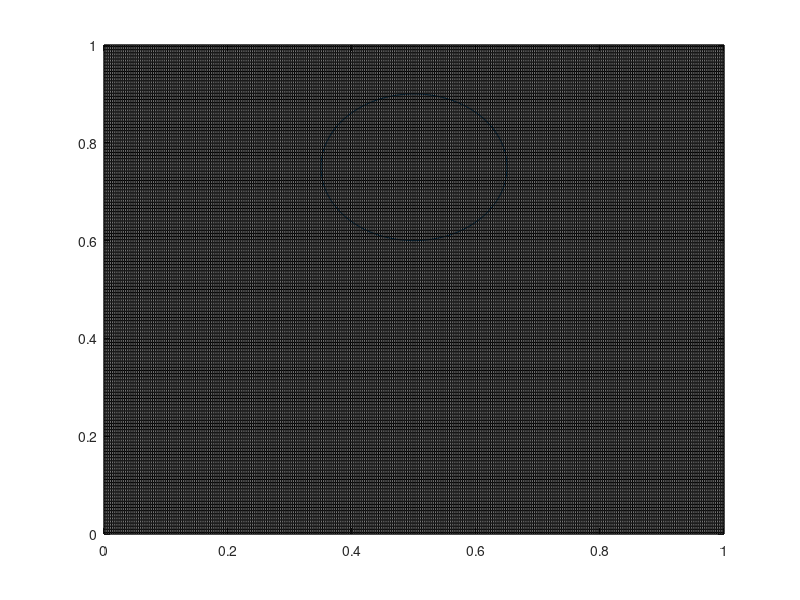

This chart was generated by the following MATLAB code: (Note: this script raises an error after producing the figure.)
clear 
clc

% -------------------------------------------------------------------------
% Interface tracking test
% -------------------------------------------------------------------------


% currently the algorthim fails if the circle falls exactly on the 
% line or corner (try Nx=Ny=11). also for uneven meshes.
Nx =333;
Ny = Nx;
x_pos = 0.5;
y_pos = 0.75;
r = 0.15;
x = linspace(0,1,Nx);
y = linspace(0,1,Ny);
h = y(3) - y(2);
[X,Y] = meshgrid(x,y);

%% circle stuff
cir_dis = 0:pi/100:2*pi; %decrease step size for more exact circle plot
xcir = 0.15 * cos(cir_dis) + 0.5;
ycir = 0.15 * sin(cir_dis) + 0.75;
plot(xcir,ycir)
hold on
for i = 1:Nx
    plot(ones(1,length(x))*x(i),y,'k','Linewidth',0.25)
    plot(x,ones(1,length(y))*y(i),'k','Linewidth',0.25)
end

[C,cir_xloc_x,cir_yloc_y,cir_xloc_y,cir_yloc_x] = ...
        circle_init(x,y,h,x_pos,y_pos,r);

%% for the reconstruct function

% test C values (page 96)
C = [0,0.02,0.1;0.2,0.8,1;0.7,1,1];
% corresponding test x , y and h values
x = linspace(0,1,3);
y = x;
h = x(2)-x(1);
% Calculation of x and y components of normal vector
[mx,my] = youngsFD(h,x,y,C);

tol = 1e-5;
max_it = 1000; 
err = 1;
num_it=0;
alpha_guess=1;
mx = mx(2,2);
my=my(2,2);
C = C(2,2);
while abs(err) > tol && num_it <= max_it

alpha = Alpha(mx,my,h,alpha_guess,C);

err1 = abs(alpha - alpha_guess);
% alpha_guess1 = alpha_guess;
alpha1 = alpha;
alpha_guess = alpha_guess *1.01;

alpha = Alpha(mx,my,h,alpha_guess,C);

err2 = abs(alpha - alpha_guess);
alpha2 = alpha;
% alpha_guess2 = alpha_guess;

alpha_new = alpha1 - err1/((err1-err2)/(alpha1-alpha2));
alpha_guess = alpha_new;
num_it = num_it+1;
end



slope = -1/(mx^2 + my^2)^(1/2);







%% current graph stuff
cir_xloc_x = [cir_xloc_x,cir_xloc_x];
cir_yloc_y = [cir_yloc_y,cir_yloc_y];
plot(cir_xloc_x,cir_xloc_y,'o')
plot(cir_yloc_x,cir_yloc_y,'o')


T = 2;
t = T/2; %this is for book example, deliverable 2 has t = T/pi
PHI = 1/pi .* cos(pi*t/T).*sin(pi.*X).^2 .* sin(pi.*Y).^2;

u = -2.*cos(pi.*t./T).*sin(pi.*X).^2 .* sin(pi.*Y).*cos(pi.*Y);
v = 2.*cos(pi.*t./T).*sin(pi.*Y).^2 .* sin(pi.*X).*cos(pi.*X);

% figure
% quiver(X,Y,u,v)
% C = (u.^2 + v.^2).^(1/2);
